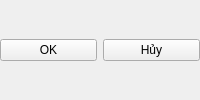
<?xml version="1.0" encoding="UTF-8"?>
<ui version="4.0">
 <class>ActionButtons</class>
 <widget class="QWidget" name="ActionButtons">
  <layout class="QHBoxLayout" name="horizontalLayout">
   <property name="spacing">
    <number>6</number>
   </property>
   <property name="leftMargin">
    <number>0</number>
   </property>
   <property name="topMargin">
    <number>0</number>
   </property>
   <property name="rightMargin">
    <number>0</number>
   </property>
   <property name="bottomMargin">
    <number>0</number>
   </property>
   <item>
    <widget class="QPushButton" name="btnPrimary">
     <property name="text">
      <string>OK</string>
     </property>
    </widget>
   </item>
   <item>
    <widget class="QPushButton" name="btnSecondary">
     <property name="text">
      <string>Hủy</string>
     </property>
    </widget>
   </item>
  </layout>
 </widget>
 <resources/>
 <connections/>
</ui>
